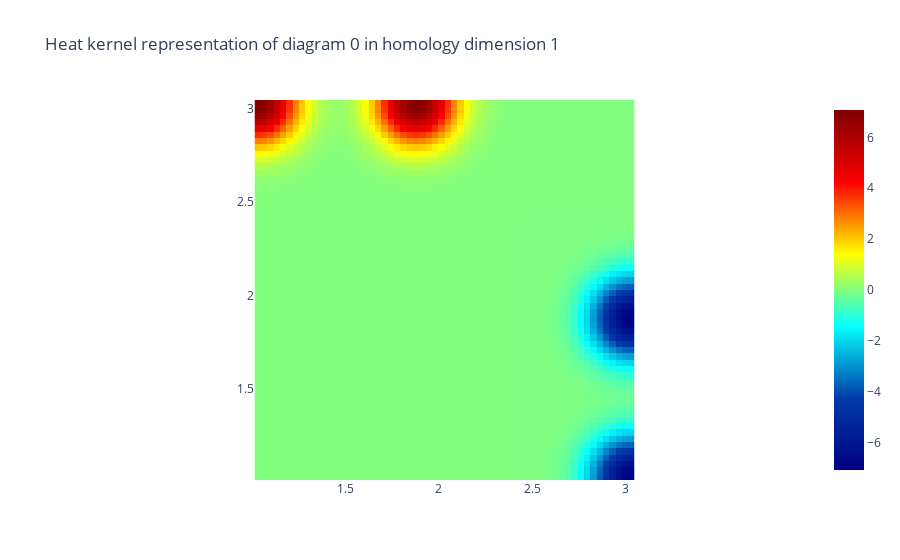

The notebook cell this image was saved under:
### Code cell
from gtda.diagrams import HeatKernel

heat = HeatKernel(sigma=.15, n_bins=60, n_jobs=-1)
im8_heat = heat.fit_transform(im8_scaled)

# Visualise the heat kernel for H1
heat.plot(im8_heat, homology_dimension_idx=1, colorscale='jet')

### Figure 1 — Plotly figure (JSON) as saved in the notebook; plotly's stock layout.template omitted (floating-point values rounded to 4 significant figures; data arrays with more than 128 entries replaced by an {"elided": "..."} marker saying what was removed)
{"data": [{"colorscale": [[0, "rgb(0,0,131)"], [0.2, "rgb(0,60,170)"], [0.4, "rgb(5,255,255)"], [0.6, "rgb(255,255,0)"], [0.8, "rgb(250,0,0)"], [1, "rgb(128,0,0)"]], "type": "heatmap", "x": [1.03, 1.064, 1.098, 1.132, 1.166, 1.199, 1.233, 1.267, 1.301, 1.335, 1.369, 1.403, 1.437, 1.471, 1.505, 1.538, 1.572, 1.606, 1.64, 1.674, 1.708, 1.742, 1.776, 1.81, 1.844, 1.877, 1.911, 1.945, 1.979, 2.013, 2.047, 2.081, 2.115, 2.149, 2.183, 2.216, 2.25, 2.284, 2.318, 2.352, 2.386, 2.42, 2.454, 2.488, 2.522, 2.555, 2.589, 2.623, 2.657, 2.691, 2.725, 2.759, 2.793, 2.827, 2.861, 2.894, 2.928, 2.962, 2.996, 3.03], "y": [3.03, 2.996, 2.962, 2.928, 2.894, 2.861, 2.827, 2.793, 2.759, 2.725, 2.691, 2.657, 2.623, 2.589, 2.555, 2.522, 2.488, 2.454, 2.42, 2.386, 2.352, 2.318, 2.284, 2.25, 2.216, 2.183, 2.149, 2.115, 2.081, 2.047, 2.013, 1.979, 1.945, 1.911, 1.877, 1.844, 1.81, 1.776, 1.742, 1.708, 1.674, 1.64, 1.606, 1.572, 1.538, 1.505, 1.471, 1.437, 1.403, 1.369, 1.335, 1.301, 1.267, 1.233, 1.199, 1.166, 1.132, 1.098, 1.064, 1.03], "z": {"elided": "60x60 float values"}}], "layout": {"plot_bgcolor": "white", "title": {"text": "Heat kernel representation of diagram 0 in homology dimension 1"}, "xaxis": {"constrain": "domain", "scaleanchor": "y"}, "yaxis": {"autorange": true, "constrain": "domain"}}}
